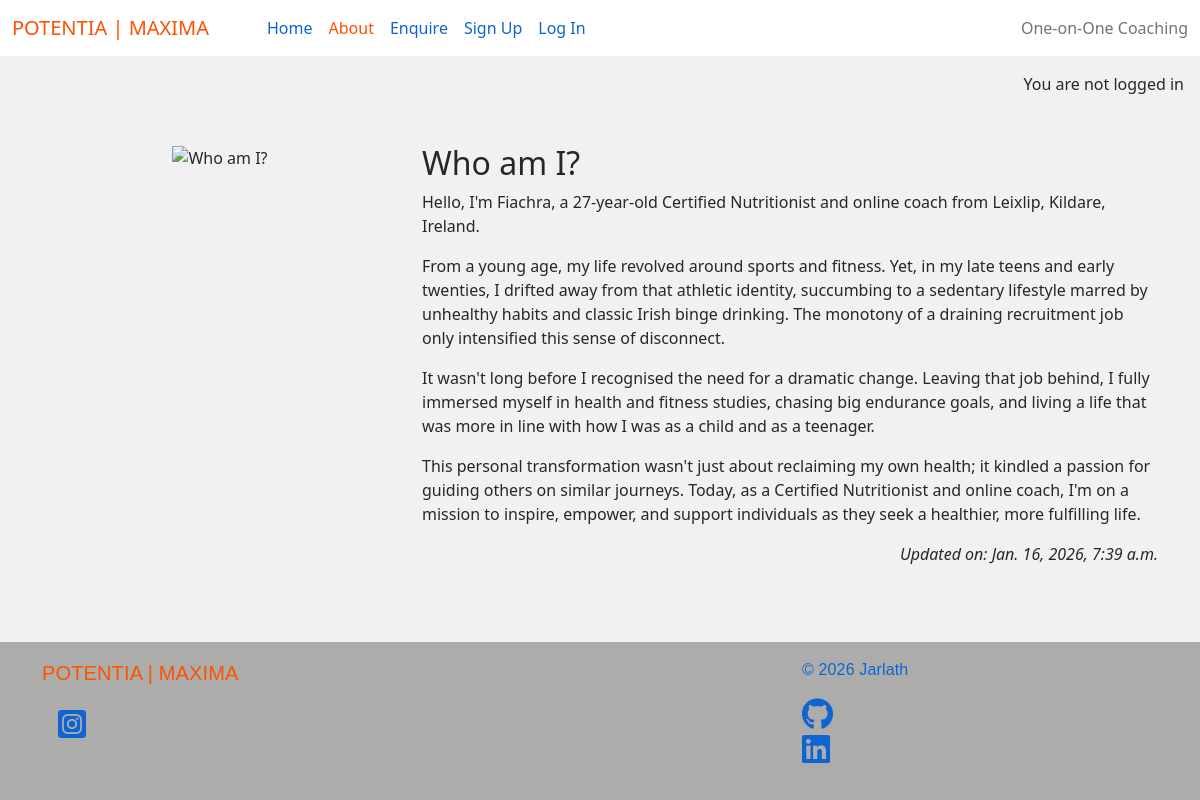
The page /about/ on the database its author committed.
### about/models.py (models this page shows, shortened)
class About(models.Model):
    title = models.CharField(max_length=200)
    content = models.TextField()
    profile_image = CloudinaryField('image', default='placeholder')
    updated_on = models.DateTimeField(auto_now=True)
    class Meta:
        ordering = ["-updated_on"]

### about/views.py (the view)
# urls.py: path('', views.about_view, name='about'),
def about_view(request):
    about_content = About.objects.all().order_by('-updated_on').first()
    context = {
        'about': about_content,
    }
    return render(
        request,
        'about/about.html',
        context
        )

### about/templates/about/about.html
{% extends 'base.html' %}
{% block content %}
{% load static %}
<div class="container mt-5">
    <div class="row">
        <div class="col-12 col-md-4 text-center">
            {% if "placeholder" in about.profile_image.url %}
            <img src="{% static 'images/nobody.jpg' %}" width="75%" alt="placeholder image">
            {% else %}
            <img src="{{ about.profile_image.url }}" width="100%" alt="{{ about.title }}">
            {% endif %}
        </div>
        <div class="col-8">
            <h2>{{ about.title }}</h2>
            {{ about.content | safe }}
        </div>
    </div>
    <div class="row">
        <div class="col text-right">
            <p class="text-end"><em>Updated on: {{ about.updated_on }}</em></p>
        </div>
    </div>
</div>
{% endblock content %}

### static/css/style.css (style rules this page uses)
body { background-color: #F1F1F1; color: #25272C; }
.main-bg { background-color: #F1F1F1; }

### rows shown on the page
About: title "Who am I?", content "Hello, I'm Fiachra, a 27-year-old Certified Nutritionist and online coach from Leixlip, Kildare, Ireland. From a young age, my life revolved around sports and fitness. Yet, in my late teens and early twenties, I drifted away from that athletic identity, succumbing to a sedentary lifestyle marred by unhealthy habits and classic Irish binge drinking. The monotony of a draining recruitment job only intensified this sense of disconnect. It wasn't long before I recognised the need for a dramatic change. Leaving that job behind, I fully immersed myself in health and fitness studies, chasing big endurance goals, and living a life that was more in line with how I was as a child and as a teenager.…", updated_on "Jan. 16, 2026, 7:39 a.m."
